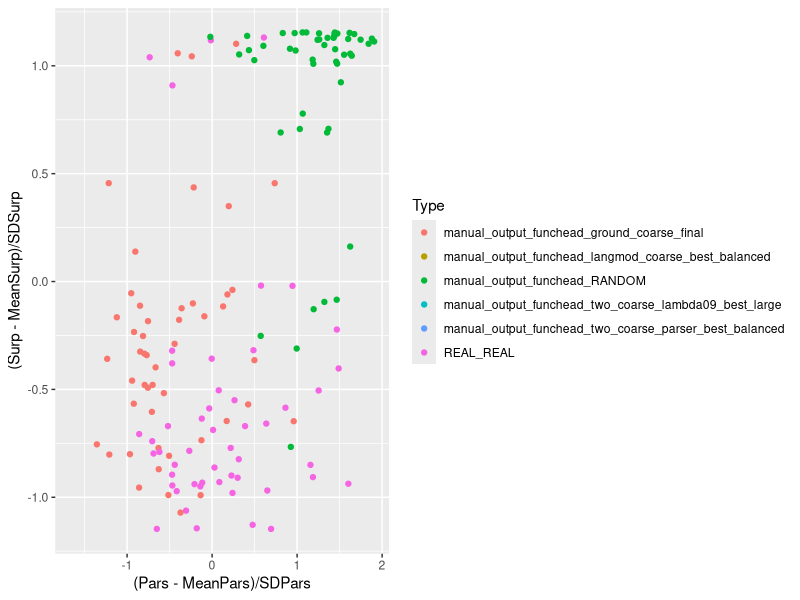

Write the R code that produced this figure. (Note: this script raises an error after producing the figure.)
# per language


library(lme4)
library(tidyr)
library(dplyr)
library(ggplot2)
depl = read.csv("../../../grammars/dependency_length/total_summary_funchead_coarse.tsv", sep="\t")# %>% rename(Quality=AverageLength)
library(tidyr)
library(dplyr)
dataS =  read.csv("../../../grammars/plane/controls/plane-fixed-withoutPOS.tsv", sep="\t") %>% mutate(Model = as.character(Model))
dataP =  read.csv("../../../grammars/plane/controls/plane-parse-lexicalized2.tsv", sep="\t") %>% mutate(Model = as.character(Model))
dataS = dataS %>% group_by(Language, Type, Model) %>% summarise(Surp = mean(Surp, na.rm=TRUE))
dataP = dataP %>% group_by(Language, Type, Model) %>% summarise(UAS = mean(UAS, na.rm=TRUE), Pars = mean(ParsU, na.rm=TRUE))
dataS = as.data.frame(dataS)
dataP = as.data.frame(dataP)
library(lme4)
dataS = dataS %>% mutate(Type = as.character(Type))
dataP = dataP %>% mutate(Type = as.character(Type))
dataS = dataS %>% mutate(Model = as.character(Model))
dataP = dataP %>% mutate(Model = as.character(Model))
dataS = dataS %>% mutate(Language = as.character(Language))
dataP = dataP %>% mutate(Language = as.character(Language))
data = merge(dataS, dataP, by=c("Language", "Model", "Type"), all.x=TRUE, all.y=TRUE)


data = data %>% mutate(Type = ifelse(Type == "manual_output_funchead_RANDOM2", "manual_output_funchead_RANDOM", as.character(Type)))
data = data %>% mutate(Type = ifelse(Type == "manual_output_funchead_RANDOM3", "manual_output_funchead_RANDOM", as.character(Type)))
data = data %>% mutate(Type = ifelse(Type == "manual_output_funchead_RANDOM4", "manual_output_funchead_RANDOM", as.character(Type)))
data = data %>% mutate(Type = ifelse(Type == "manual_output_funchead_RANDOM5", "manual_output_funchead_RANDOM", as.character(Type)))





dataComp = data
dataCompBaseline = dataComp %>% filter(grepl("RANDOM", Type))
dataCompGround = dataComp %>% filter(Type == "REAL_REAL") %>% select(Language, Surp, Pars) %>% rename(SurpGround = Surp) %>% rename(ParsGround = Pars) %>% mutate(EffGround = ParsGround + 0.9*SurpGround) %>% group_by(Language)
dataComp = merge(dataCompBaseline, dataCompGround, by=c("Language"))

dataComp$Eff = dataComp$Pars + 0.9*dataComp$Surp

u = dataComp %>% group_by(Language) %>% summarise(BetterSurp = sum(Surp > SurpGround, na.rm=TRUE), WorseSurp = sum(Surp <= SurpGround, na.rm=TRUE), TotalSurp = BetterSurp+WorseSurp, BetterFracSurp = BetterSurp/TotalSurp, BetterPars = sum(Pars > ParsGround, na.rm=TRUE), WorsePars = sum(Pars <= ParsGround, na.rm=TRUE), TotalPars = BetterPars+WorsePars, BetterFracPars = BetterPars/TotalPars, BetterEff = sum(Eff > EffGround, na.rm=TRUE), WorseEff = sum(Eff <= EffGround, na.rm=TRUE), TotalEff = BetterEff+WorseEff, BetterFracEff = BetterEff/TotalEff )










data = merge(data, depl %>% select(Language, Model,AverageLengthPerWord) %>% mutate(Model = as.character(Model)), by=c("Language", "Model"), all.x=TRUE)
data = data %>% mutate(Two = 0.9*Surp+Pars)

data2 = rbind(data)
data2 = data2 %>% group_by(Language, Type) %>% summarise(Surp=mean(Surp, na.rm=TRUE), Pars=mean(Pars, na.rm=TRUE)) %>% group_by(Language) %>% mutate(MeanSurp = mean(Surp, na.rm=TRUE), SDSurp = sd(Surp, na.rm=TRUE)) %>% mutate(MeanPars = mean(Pars, na.rm=TRUE), SDPars = sd(Pars, na.rm=TRUE))
plot = ggplot(data2, aes(x=(Pars-MeanPars)/SDPars, y=(Surp-MeanSurp)/SDSurp, color=Type, group=Type)) +geom_point()
#plot = ggplot(data, aes(x=(Pars), y=(Surp), color=Type, group=Type)) +geom_point()


#dataMean = data %>% group_by(Language) %>% summarise(MeanSurp = mean(Surp), SDSurp = sd(Surp)+0.0001)
#data_ = merge(data, dataMean, by=c("Language"))
#dataMean = data %>% group_by(Language) %>% summarise(MeanUAS = mean(UAS), SDUAS = sd(UAS)+0.0001)
#data_ = merge(data_, dataMean, by=c("Language"))
#
#plot = ggplot(data_, aes(x=(UAS), y=(Surp-MeanSurp), color=Type, group=Type)) +geom_point()

dataPBest = data %>% filter(Type == "manual_output_funchead_two_coarse_parser_best_balanced") %>% group_by(Language) %>% summarise(Pars = min(Pars, na.rm=TRUE))
data2Best = data %>% filter(Type == "manual_output_funchead_two_coarse_lambda09_best_large") %>% group_by(Language) %>% summarise(Two = min(Two, na.rm=TRUE))
dataSBest = data %>% filter(Type == "manual_output_funchead_langmod_coarse_best_balanced") %>% group_by(Language) %>% summarise(Surp = min(Surp, na.rm=TRUE))

dataP = data %>% filter(Type == "manual_output_funchead_two_coarse_parser_best_balanced")
data2 = data %>% filter(Type == "manual_output_funchead_two_coarse_lambda09_best_large")
dataS = data %>% filter(Type == "manual_output_funchead_langmod_coarse_best_balanced")

dataP = merge(dataP, dataPBest, by=c("Language", "Pars"))
data2 = merge(data2, data2Best, by=c("Language", "Two"))
dataS = merge(dataS, dataSBest, by=c("Language", "Surp"))


dataRandom = data %>% filter(grepl("RANDOM", Type))
dataDepL = data %>% filter(grepl("depl", Type)) #%>% filter(Model %in% deplBest) ###%>% group_by(Language) %>% summarise(Surp = mean(Surp), Pars = mean(Pars))
#dataGround = data %>% filter(grepl("ground", Type)) #%>% group_by(Language) %>% summarise(Surp = mean(Surp), Pars = mean(Pars))
dataReal = data %>% filter(grepl("REAL_REAL", Type)) #%>% group_by(Language) %>% summarise(Surp = mean(Surp), Pars = mean(Pars))


D = dataGround %>% select(Language, Type, Model)
#write.csv(D, file="../strongest_models/models-mle.csv")




dataDepLBest = dataDepL %>% group_by(Language) %>% summarise(AverageLengthPerWord = min(AverageLengthPerWord))
dataDepL = merge(dataDepL, dataDepLBest, by=c("Language", "AverageLengthPerWord"))

D = dataDepL %>% select(Language, Type, Model, AverageLengthPerWord)
#write.csv(D, file="../strongest_models/best-depl.csv")




data = rbind(dataP, data2)
data = rbind(data, dataS)
data = rbind(data, dataRandom)
data = rbind(data, dataDepL)
#data = rbind(data, dataGround)
data = rbind(data, dataReal)


#data2 = data2 %>% %>% group_by(Language) %>% mutate(MeanSurp = mean(Surp, na.rm=TRUE), SDSurp = sd(Surp, na.rm=TRUE)) %>% mutate(MeanPars = mean(Pars, na.rm=TRUE), SDPars = sd(Pars, na.rm=TRUE))

dataMean = data %>% group_by(Language, Type) %>% summarise(Surp=mean(Surp, na.rm=TRUE)) %>% group_by(Language) %>% summarise(MeanSurp = mean(Surp, na.rm=TRUE), SDSurp = sd(Surp, na.rm=TRUE)+0.0001)
write.csv(dataMean, file="surp-z.csv")
data = merge(data, dataMean, by=c("Language"))
dataDepL = merge(dataDepL, dataMean, by=c("Language"))
dataMean = data %>% group_by(Language, Type) %>% summarise(Pars=mean(Pars, na.rm=TRUE)) %>% group_by(Language) %>% summarise(MeanPars = mean(Pars, na.rm=TRUE), SDPars = sd(Pars, na.rm=TRUE)+0.0001)
write.csv(dataMean, file="pars-z.csv")
data = merge(data, dataMean, by=c("Language"))
dataDepL = merge(dataDepL, dataMean, by=c("Language"))

dataMean = data %>% filter(grepl("RANDOM", Type)) %>% group_by(Language) %>% summarise(MeanSurpRand = mean(Surp, na.rm=TRUE), SDSurpRand = sd(Surp, na.rm=TRUE)+0.0001)
data = merge(data, dataMean, by=c("Language"))
dataDepL = merge(dataDepL, dataMean, by=c("Language"))
dataMean = data %>% filter(grepl("RANDOM", Type)) %>% group_by(Language) %>% summarise(MeanParsRand = mean(Pars, na.rm=TRUE), SDParsRand = sd(Pars, na.rm=TRUE)+0.0001)
data = merge(data, dataMean, by=c("Language"))
dataDepL = merge(dataDepL, dataMean, by=c("Language"))



D = data %>% filter(Type == "manual_output_funchead_two_coarse_lambda09_best_large") %>% select(Language, Type, Model, Pars, Surp)
#write.csv(D, file="best-two-lambda09-best-balanced.csv")


D = data %>% filter(Type == "manual_output_funchead_langmod_coarse_best_balanced") %>% select(Language, Type, Model, Surp)
#write.csv(D, file="../strongest_models/best-langmod-best-balanced.csv")


D = data %>% filter(Type == "manual_output_funchead_two_coarse_parser_best_balanced") %>% select(Language, Type, Model, Pars)
#write.csv(D, file="best-parse-best-balanced.csv")






plot = ggplot(data, aes(x=(Pars-MeanPars)/SDPars, y=(Surp-MeanSurp)/SDSurp, color=Type, group=Type)) +geom_point()
plot = ggplot(data, aes(x=(Pars-MeanPars), y=(Surp-MeanSurp), color=Type, group=Type)) +geom_point()

plot = ggplot(data, aes(x=(Pars-MeanPars)/SDPars, y=(Surp-MeanSurp)/SDSurp, color=Type, group=Type)) +geom_point() + facet_wrap(~Language, scales="free")

plot = ggplot(data, aes(x=(Pars-MeanPars), y=(Surp-MeanSurp), color=Type, group=Type)) +geom_point() + facet_wrap(~Language)


data = data %>% mutate(Pars_z = (Pars-MeanPars)/SDPars, Surp_z=(Surp-MeanSurp)/SDSurp)

subData = data %>% filter(Type %in% c("manual_output_funchead_two_coarse_parser_best_balanced", "manual_output_funchead_two_coarse_lambda09_best_large", "manual_output_funchead_langmod_coarse_best_balanced"))

subData = subData[order(subData$Type),]

Step = c()
Surp_z = c()
Pars_z = c()
Language = c()
for(language in unique(subData$Language)) {
   u = subData %>% filter(Language == language)

   # Pareto hull

   pred = min(u$Surp_z)
   pars = (u %>% filter(Type == "manual_output_funchead_langmod_coarse_best_balanced"))$Pars_z[1]

   Surp_z = c(Surp_z, pred)
   Pars_z = c(Pars_z, pars)
   Language = c(Language, language)
   Step = c(Step, 1)

   pred = (u %>% filter(Type == "manual_output_funchead_two_coarse_lambda09_best_large"))$Surp_z[1]
   pars = (u %>% filter(Type == "manual_output_funchead_two_coarse_lambda09_best_large"))$Pars_z[1]

   Surp_z = c(Surp_z, pred)
   Pars_z = c(Pars_z, pars)
   Language = c(Language, language)
   Step = c(Step, 2)

   pred = (u %>% filter(Type == "manual_output_funchead_two_coarse_parser_best_balanced"))$Surp_z[1]
   pars = min(u$Pars_z)

   Surp_z = c(Surp_z, pred)
   Pars_z = c(Pars_z, pars)
   Language = c(Language, language)
   Step = c(Step, 3)

}

subData = data.frame(Language=Language, Surp_z=Surp_z, Pars_z=Pars_z)
subData$Type = "Pareto"

plot = ggplot(data %>% filter(Type %in% c("manual_output_funchead_RANDOM", "REAL_REAL")) %>% filter(Surp_z < 3), aes(x=-Pars_z, y=-Surp_z, color=Type, group=Type))
plot = plot + geom_point()
plot = plot + geom_path(data=subData, aes(x=-Pars_z, y=-Surp_z, group=1), size=1.5)
plot = plot + geom_point(data=data %>% filter(Type == "REAL_REAL"), size=2)
plot = plot + facet_wrap(~Language, scales="free")
plot = plot + theme_bw()
plot = plot + scale_x_continuous(name="Parseability") + scale_y_continuous(name="Predictability")
plot = plot + theme(legend.title = element_blank())  
plot = plot + guides(color=guide_legend(nrow=2,ncol=4,byrow=TRUE)) 
plot = plot + theme(legend.title = element_blank(), legend.position="bottom")
plot = plot + theme(axis.title.x = element_text(size=17))
plot = plot + theme(axis.title.y = element_text(size=17))
plot = plot + theme(legend.text = element_text(size=12))
plot = plot + theme(legend.margin=margin(t = 0, unit='cm'))
plot = plot + theme(legend.position = "none")
ggsave(plot, file="pareto-plane-perLanguage-lexicalized-real.pdf", width=12, height=12)





